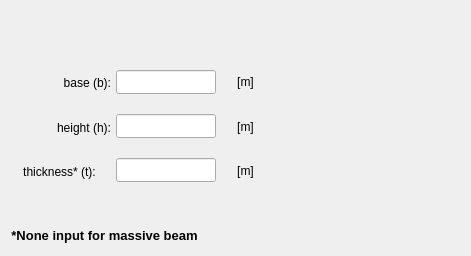
    <widget class="QWidget" name="tab_rectangular_section">
     <attribute name="title">
      <string>Rectangular</string>
     </attribute>
     <widget class="QWidget" name="verticalLayoutWidget_27">
      <property name="geometry">
       <rect>
        <x>224</x>
        <y>62</y>
        <width>43</width>
        <height>129</height>
       </rect>
      </property>
      <layout class="QVBoxLayout" name="verticalLayout_27">
       <property name="spacing">
        <number>4</number>
       </property>
       <property name="bottomMargin">
        <number>0</number>
       </property>
       <item>
        <widget class="QLabel" name="label_59">
         <property name="text">
          <string>[m]</string>
         </property>
         <property name="alignment">
          <set>Qt::AlignCenter</set>
         </property>
        </widget>
       </item>
       <item>
        <widget class="QLabel" name="label_60">
         <property name="text">
          <string>[m]</string>
         </property>
         <property name="alignment">
          <set>Qt::AlignCenter</set>
         </property>
        </widget>
       </item>
       <item>
        <widget class="QLabel" name="label_61">
         <property name="text">
          <string>[m]</string>
         </property>
         <property name="alignment">
          <set>Qt::AlignCenter</set>
         </property>
        </widget>
       </item>
      </layout>
     </widget>
     <widget class="QWidget" name="verticalLayoutWidget_28">
      <property name="geometry">
       <rect>
        <x>8</x>
        <y>64</y>
        <width>103</width>
        <height>127</height>
       </rect>
      </property>
      <layout class="QVBoxLayout" name="verticalLayout_28">
       <item>
        <widget class="QLabel" name="label_62">
         <property name="text">
          <string>base (b):</string>
         </property>
         <property name="alignment">
          <set>Qt::AlignRight|Qt::AlignTrailing|Qt::AlignVCenter</set>
         </property>
        </widget>
       </item>
       <item>
        <widget class="QLabel" name="label_63">
         <property name="text">
          <string>height (h):</string>
         </property>
         <property name="alignment">
          <set>Qt::AlignRight|Qt::AlignTrailing|Qt::AlignVCenter</set>
         </property>
        </widget>
       </item>
       <item>
        <widget class="QLabel" name="label_64">
         <property name="text">
          <string>thickness* (t):</string>
         </property>
         <property name="alignment">
          <set>Qt::AlignCenter</set>
         </property>
        </widget>
       </item>
      </layout>
     </widget>
     <widget class="QWidget" name="verticalLayoutWidget_29">
      <property name="geometry">
       <rect>
        <x>116</x>
        <y>58</y>
        <width>103</width>
        <height>139</height>
       </rect>
      </property>
      <layout class="QVBoxLayout" name="verticalLayout_29">
       <property name="spacing">
        <number>8</number>
       </property>
       <item>
        <widget class="QLineEdit" name="lineEdit_base_rectangular_section">
         <property name="minimumSize">
          <size>
           <width>100</width>
           <height>24</height>
          </size>
         </property>
         <property name="maximumSize">
          <size>
           <width>100</width>
           <height>24</height>
          </size>
         </property>
         <property name="font">
          <font>
           <family>Arial</family>
           <pointsize>11</pointsize>
           <weight>75</weight>
           <italic>true</italic>
           <bold>true</bold>
          </font>
         </property>
         <property name="focusPolicy">
          <enum>Qt::StrongFocus</enum>
         </property>
         <property name="styleSheet">
          <string notr="true">color: rgb(255, 0, 0);</string>
         </property>
         <property name="alignment">
          <set>Qt::AlignCenter</set>
         </property>
        </widget>
       </item>
       <item>
        <widget class="QLineEdit" name="lineEdit_height_rectangular_section">
         <property name="minimumSize">
          <size>
           <width>100</width>
           <height>24</height>
          </size>
         </property>
         <property name="maximumSize">
          <size>
           <width>100</width>
           <height>24</height>
          </size>
         </property>
         <property name="font">
          <font>
           <family>Arial</family>
           <pointsize>11</pointsize>
           <weight>75</weight>
           <italic>true</italic>
           <bold>true</bold>
          </font>
         </property>
         <property name="focusPolicy">
          <enum>Qt::StrongFocus</enum>
         </property>
         <property name="styleSheet">
          <string notr="true">color: rgb(255, 0, 0);</string>
         </property>
         <property name="alignment">
          <set>Qt::AlignCenter</set>
         </property>
        </widget>
       </item>
       <item>
        <widget class="QLineEdit" name="lineEdit_thickness_rectangular_section">
         <property name="minimumSize">
          <size>
           <width>100</width>
           <height>24</height>
          </size>
         </property>
         <property name="maximumSize">
          <size>
           <width>100</width>
           <height>24</height>
          </size>
         </property>
         <property name="font">
          <font>
           <family>Arial</family>
           <pointsize>11</pointsize>
           <weight>75</weight>
           <italic>true</italic>
           <bold>true</bold>
          </font>
         </property>
         <property name="focusPolicy">
          <enum>Qt::StrongFocus</enum>
         </property>
         <property name="styleSheet">
          <string notr="true">color: rgb(255, 0, 0);</string>
         </property>
         <property name="alignment">
          <set>Qt::AlignCenter</set>
         </property>
        </widget>
       </item>
      </layout>
     </widget>
     <widget class="QLabel" name="label">
      <property name="geometry">
       <rect>
        <x>272</x>
        <y>6</y>
        <width>190</width>
        <height>240</height>
       </rect>
      </property>
      <property name="text">
       <string/>
      </property>
      <property name="pixmap">
       <pixmap>../../../figures/Rectangular.PNG</pixmap>
      </property>
      <property name="scaledContents">
       <bool>true</bool>
      </property>
     </widget>
     <widget class="QLabel" name="label_6">
      <property name="geometry">
       <rect>
        <x>4</x>
        <y>224</y>
        <width>201</width>
        <height>23</height>
       </rect>
      </property>
      <property name="font">
       <font>
        <pointsize>10</pointsize>
        <weight>75</weight>
        <bold>true</bold>
       </font>
      </property>
      <property name="text">
       <string>&lt;html&gt;&lt;head/&gt;&lt;body&gt;&lt;p align=&quot;center&quot;&gt;*None input for massive beam&lt;/p&gt;&lt;/body&gt;&lt;/html&gt;</string>
      </property>
     </widget>
    </widget>
